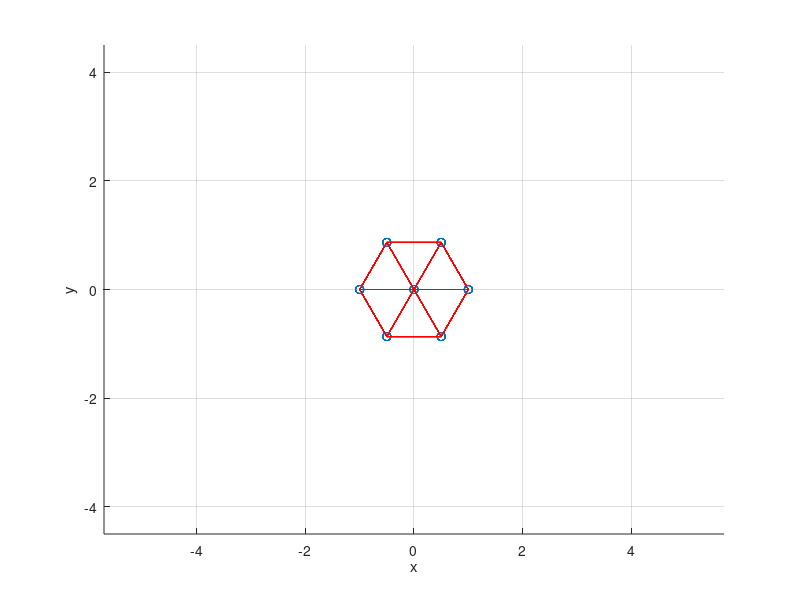

Reproduce this figure in MATLAB. (Note: this script raises an error after producing the figure.)
clc, clear

Nc = 6;
r = 1;
Np = 10;

phi = linspace(0, 2*pi - 2*pi/Nc, Nc);

xc = r*cos(phi);
yc = r*sin(phi);
dz = 1;

X = [];
Y = [];
Z = [];

for k = 1:Np
    
    X = [X, xc];
    Y = [Y, yc];
    Z = [Z, (k-1)*dz*ones(1, Nc)];
    
    
end
X = [X, zeros(1, Np)];
Y = [Y, zeros(1, Np)];
Z = [Z, (0:(Np-1))*dz];
N = size(X, 2);

center_idxs = (size(xc, 2)*Np+1):N;
not_center_idxs = 1:(size(xc, 2)*Np);

rc = cell(N, 1);
max_length = 0;

for k = 1:N
    
    R = [X(k) - X;
         Y(k) - Y;
         Z(k) - Z];
    d = sum(R.*R, 1);
    [s, sidx] = sort(d);
    s = s(2:end);
    sidx = sidx(2:end);
    
    connidx = sidx(s < 1.01);
    
    rc{k} = [rc{k}, connidx];
%     figure(1); clf; hold on; grid on;
%     scatter3(X, Y, Z)
%     scatter3(X(k), Y(k), Z(k), 'r')
%     axis equal
%     xlabel('x');
%     ylabel('y');
%     zlabel('z');
    
    aa = 1;
    
    if (abs(X(k)) < 0.01) && (abs(Y(k)) < 0.01) % Center
        
        
        aa = 1;

        
    else  % Not center
        aa = 1;
        
        cid = [];
        for a = 1:length(center_idxs)
            
            
        end
        
        
    end
    
    if length(rc{k}) > max_length
        max_length = length(rc{k});
    end
    
end

rcm = zeros(N, max_length+1);

for k = 1:N
    rcm(k, 1:(length(rc{k})+1)) = [length(rc{k}), rc{k}];
    
end
rc = rcm;
%%

R = [X; Y; Z];

figure(1); clf; hold on; grid on;
scatter3(X, Y, Z)
axis equal
xlabel('x');
ylabel('y');
zlabel('z');

for k = 1:N
    p = R(:, k);
    
    for a = 1:rc(k, 1)
        p0 = R(:, rc(k, a+1));
        plot3([p(1), p0(1)], ...
              [p(2), p0(2)], ...
              [p(3), p0(3)], 'r');
        
    end
    
end

fname_conn = ['conn_snake', '.txt'];
fname_pos = ['pos_snake', '.txt'];
create_connectivity_file(fname_conn, N, rc);
create_position_file(fname_pos, N, R);

